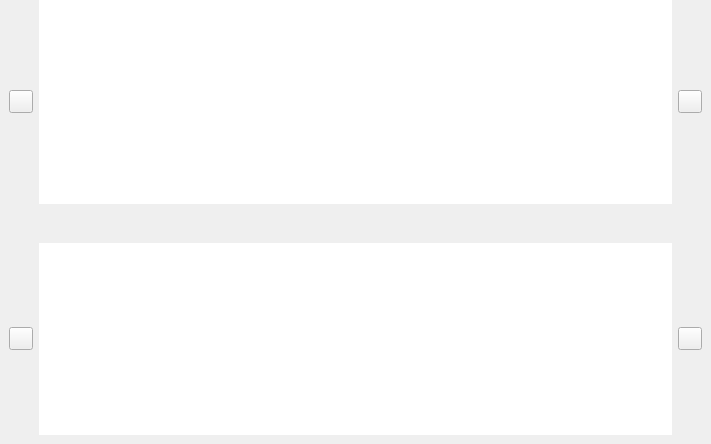
<?xml version="1.0" encoding="UTF-8"?>
<ui version="4.0">
 <class>m_OsdExtFilter</class>
 <widget class="QWidget" name="m_OsdExtFilter">
  <property name="geometry">
   <rect>
    <x>0</x>
    <y>0</y>
    <width>711</width>
    <height>444</height>
   </rect>
  </property>
  <layout class="QVBoxLayout" name="verticalLayout">
   <property name="spacing">
    <number>30</number>
   </property>
   <property name="leftMargin">
    <number>0</number>
   </property>
   <property name="topMargin">
    <number>0</number>
   </property>
   <property name="rightMargin">
    <number>0</number>
   </property>
   <property name="bottomMargin">
    <number>0</number>
   </property>
   <item>
    <widget class="COsdMediaModeContext" name="m_MediaMode" native="true">
     <property name="sizePolicy">
      <sizepolicy hsizetype="Expanding" vsizetype="Preferred">
       <horstretch>0</horstretch>
       <verstretch>0</verstretch>
      </sizepolicy>
     </property>
     <property name="palette">
      <palette>
       <active>
        <colorrole role="WindowText">
         <brush brushstyle="SolidPattern">
          <color alpha="255">
           <red>255</red>
           <green>153</green>
           <blue>51</blue>
          </color>
         </brush>
        </colorrole>
        <colorrole role="Text">
         <brush brushstyle="SolidPattern">
          <color alpha="255">
           <red>255</red>
           <green>153</green>
           <blue>51</blue>
          </color>
         </brush>
        </colorrole>
       </active>
       <inactive>
        <colorrole role="WindowText">
         <brush brushstyle="SolidPattern">
          <color alpha="255">
           <red>255</red>
           <green>153</green>
           <blue>51</blue>
          </color>
         </brush>
        </colorrole>
        <colorrole role="Text">
         <brush brushstyle="SolidPattern">
          <color alpha="255">
           <red>255</red>
           <green>153</green>
           <blue>51</blue>
          </color>
         </brush>
        </colorrole>
       </inactive>
       <disabled>
        <colorrole role="WindowText">
         <brush brushstyle="SolidPattern">
          <color alpha="255">
           <red>120</red>
           <green>120</green>
           <blue>120</blue>
          </color>
         </brush>
        </colorrole>
        <colorrole role="Text">
         <brush brushstyle="SolidPattern">
          <color alpha="255">
           <red>120</red>
           <green>120</green>
           <blue>120</blue>
          </color>
         </brush>
        </colorrole>
       </disabled>
      </palette>
     </property>
     <property name="skinBackground" stdset="0">
      <string notr="true">can_glass=&quot;0&quot; color1=&quot;0x50000000&quot; type=&quot;0&quot;</string>
     </property>
     <property name="buttonsImage" stdset="0">
      <stringlist notr="true">
       <string>img\tree\network-icon.png</string>
       <string>img\tree\network-local-icon.png</string>
       <string>img\tree\records-icon.png</string>
       <string>img\tree\network-icon.png</string>
      </stringlist>
     </property>
     <layout class="QHBoxLayout" name="horizontalLayout_2">
      <property name="topMargin">
       <number>0</number>
      </property>
      <property name="bottomMargin">
       <number>0</number>
      </property>
      <item>
       <widget class="CSkinButton" name="PANEL_UP_BUTTON_ID">
        <property name="sizePolicy">
         <sizepolicy hsizetype="Fixed" vsizetype="Fixed">
          <horstretch>0</horstretch>
          <verstretch>0</verstretch>
         </sizepolicy>
        </property>
        <property name="focusPolicy">
         <enum>Qt::NoFocus</enum>
        </property>
        <property name="text">
         <string notr="true"/>
        </property>
        <property name="autoRepeat">
         <bool>true</bool>
        </property>
        <property name="skinImage" stdset="0">
         <stringlist notr="true">
          <string>src=&quot;img\tree\panelleft.png&quot;</string>
         </stringlist>
        </property>
       </widget>
      </item>
      <item>
       <widget class="CSkinPanel" name="SkinPanel">
        <property name="sizePolicy">
         <sizepolicy hsizetype="Expanding" vsizetype="Expanding">
          <horstretch>0</horstretch>
          <verstretch>0</verstretch>
         </sizepolicy>
        </property>
        <property name="minimumSize">
         <size>
          <width>0</width>
          <height>0</height>
         </size>
        </property>
        <property name="maximumSize">
         <size>
          <width>16777215</width>
          <height>16777215</height>
         </size>
        </property>
        <property name="palette">
         <palette>
          <active>
           <colorrole role="WindowText">
            <brush brushstyle="SolidPattern">
             <color alpha="255">
              <red>255</red>
              <green>153</green>
              <blue>51</blue>
             </color>
            </brush>
           </colorrole>
          </active>
          <inactive>
           <colorrole role="WindowText">
            <brush brushstyle="SolidPattern">
             <color alpha="255">
              <red>255</red>
              <green>153</green>
              <blue>51</blue>
             </color>
            </brush>
           </colorrole>
          </inactive>
          <disabled>
           <colorrole role="WindowText">
            <brush brushstyle="SolidPattern">
             <color alpha="255">
              <red>120</red>
              <green>120</green>
              <blue>120</blue>
             </color>
            </brush>
           </colorrole>
          </disabled>
         </palette>
        </property>
        <property name="font">
         <font>
          <family>Tahoma</family>
          <pointsize>22</pointsize>
          <weight>75</weight>
          <bold>true</bold>
         </font>
        </property>
        <property name="cursor" stdset="0">
         <cursorShape>PointingHandCursor</cursorShape>
        </property>
        <property name="focusPolicy">
         <enum>Qt::NoFocus</enum>
        </property>
        <property name="frameShape">
         <enum>QFrame::NoFrame</enum>
        </property>
        <property name="frameShadow">
         <enum>QFrame::Plain</enum>
        </property>
        <property name="lineWidth">
         <number>0</number>
        </property>
        <property name="verticalScrollBarPolicy">
         <enum>Qt::ScrollBarAlwaysOff</enum>
        </property>
        <property name="horizontalScrollBarPolicy">
         <enum>Qt::ScrollBarAlwaysOff</enum>
        </property>
        <property name="editTriggers">
         <set>QAbstractItemView::NoEditTriggers</set>
        </property>
        <property name="showDropIndicator" stdset="0">
         <bool>false</bool>
        </property>
        <property name="dragEnabled">
         <bool>false</bool>
        </property>
        <property name="dragDropMode">
         <enum>QAbstractItemView::DropOnly</enum>
        </property>
        <property name="defaultDropAction">
         <enum>Qt::IgnoreAction</enum>
        </property>
        <property name="selectionMode">
         <enum>QAbstractItemView::NoSelection</enum>
        </property>
        <property name="verticalScrollMode">
         <enum>QAbstractItemView::ScrollPerPixel</enum>
        </property>
        <property name="horizontalScrollMode">
         <enum>QAbstractItemView::ScrollPerPixel</enum>
        </property>
        <property name="flow">
         <enum>QListView::LeftToRight</enum>
        </property>
        <property name="spacing">
         <number>1</number>
        </property>
        <property name="uniformItemSizes">
         <bool>true</bool>
        </property>
        <property name="skinItemSize" stdset="0">
         <size>
          <width>250</width>
          <height>60</height>
         </size>
        </property>
        <property name="skinBaseSize" stdset="0">
         <size>
          <width>0</width>
          <height>60</height>
         </size>
        </property>
        <property name="skinImage" stdset="0">
         <stringlist notr="true">
          <string>src=&quot;img\osd\mediamodeback.png&quot;</string>
          <string>src=&quot;img\osd\mediamodebackpress.png&quot;</string>
         </stringlist>
        </property>
        <property name="textRect" stdset="0">
         <rect>
          <x>20</x>
          <y>0</y>
          <width>250</width>
          <height>55</height>
         </rect>
        </property>
        <property name="textAlignment" stdset="0">
         <number>132</number>
        </property>
        <property name="glow" stdset="0">
         <string>glow=&quot;3.2&quot; color=&quot;0x901F1F40&quot;</string>
        </property>
        <property name="imgRect" stdset="0">
         <rect>
          <x>6</x>
          <y>4</y>
          <width>50</width>
          <height>50</height>
         </rect>
        </property>
       </widget>
      </item>
      <item>
       <widget class="CSkinButton" name="PANEL_DOWN_BUTTON_ID">
        <property name="sizePolicy">
         <sizepolicy hsizetype="Fixed" vsizetype="Fixed">
          <horstretch>0</horstretch>
          <verstretch>0</verstretch>
         </sizepolicy>
        </property>
        <property name="focusPolicy">
         <enum>Qt::NoFocus</enum>
        </property>
        <property name="text">
         <string notr="true"/>
        </property>
        <property name="autoRepeat">
         <bool>true</bool>
        </property>
        <property name="skinImage" stdset="0">
         <stringlist>
          <string>src=&quot;img\tree\panelright.png&quot;</string>
         </stringlist>
        </property>
       </widget>
      </item>
     </layout>
    </widget>
   </item>
   <item>
    <widget class="COsdExtFilterContext" name="m_ExtFilter" native="true">
     <property name="sizePolicy">
      <sizepolicy hsizetype="Preferred" vsizetype="Preferred">
       <horstretch>0</horstretch>
       <verstretch>0</verstretch>
      </sizepolicy>
     </property>
     <property name="acceptDrops">
      <bool>false</bool>
     </property>
     <property name="skinBackground" stdset="0">
      <string notr="true">can_glass=&quot;0&quot; color1=&quot;0x50000000&quot; type=&quot;0&quot;</string>
     </property>
     <property name="buttonsImage" stdset="0">
      <stringlist notr="true">
       <string>img\tree\selectall.png</string>
      </stringlist>
     </property>
     <layout class="QHBoxLayout" name="horizontalLayout">
      <item>
       <widget class="CSkinButton" name="PANEL_UP_BUTTON_ID">
        <property name="sizePolicy">
         <sizepolicy hsizetype="Fixed" vsizetype="Fixed">
          <horstretch>0</horstretch>
          <verstretch>0</verstretch>
         </sizepolicy>
        </property>
        <property name="focusPolicy">
         <enum>Qt::NoFocus</enum>
        </property>
        <property name="contextMenuPolicy">
         <enum>Qt::CustomContextMenu</enum>
        </property>
        <property name="text">
         <string notr="true"/>
        </property>
        <property name="autoRepeat">
         <bool>true</bool>
        </property>
        <property name="skinImage" stdset="0">
         <stringlist>
          <string>src=&quot;img\tree\panelleft.png&quot;</string>
         </stringlist>
        </property>
       </widget>
      </item>
      <item>
       <widget class="CSkinPanel" name="SkinPanel">
        <property name="sizePolicy">
         <sizepolicy hsizetype="Expanding" vsizetype="Expanding">
          <horstretch>0</horstretch>
          <verstretch>0</verstretch>
         </sizepolicy>
        </property>
        <property name="palette">
         <palette>
          <active>
           <colorrole role="WindowText">
            <brush brushstyle="SolidPattern">
             <color alpha="255">
              <red>248</red>
              <green>248</green>
              <blue>248</blue>
             </color>
            </brush>
           </colorrole>
           <colorrole role="Text">
            <brush brushstyle="SolidPattern">
             <color alpha="255">
              <red>247</red>
              <green>247</green>
              <blue>247</blue>
             </color>
            </brush>
           </colorrole>
          </active>
          <inactive>
           <colorrole role="WindowText">
            <brush brushstyle="SolidPattern">
             <color alpha="255">
              <red>248</red>
              <green>248</green>
              <blue>248</blue>
             </color>
            </brush>
           </colorrole>
           <colorrole role="Text">
            <brush brushstyle="SolidPattern">
             <color alpha="255">
              <red>247</red>
              <green>247</green>
              <blue>247</blue>
             </color>
            </brush>
           </colorrole>
          </inactive>
          <disabled>
           <colorrole role="WindowText">
            <brush brushstyle="SolidPattern">
             <color alpha="255">
              <red>120</red>
              <green>120</green>
              <blue>120</blue>
             </color>
            </brush>
           </colorrole>
           <colorrole role="Text">
            <brush brushstyle="SolidPattern">
             <color alpha="255">
              <red>120</red>
              <green>120</green>
              <blue>120</blue>
             </color>
            </brush>
           </colorrole>
          </disabled>
         </palette>
        </property>
        <property name="font">
         <font>
          <family>Tahoma</family>
          <pointsize>26</pointsize>
          <weight>75</weight>
          <bold>true</bold>
          <stylestrategy>PreferAntialias</stylestrategy>
         </font>
        </property>
        <property name="focusPolicy">
         <enum>Qt::NoFocus</enum>
        </property>
        <property name="acceptDrops">
         <bool>true</bool>
        </property>
        <property name="frameShape">
         <enum>QFrame::NoFrame</enum>
        </property>
        <property name="frameShadow">
         <enum>QFrame::Plain</enum>
        </property>
        <property name="lineWidth">
         <number>0</number>
        </property>
        <property name="verticalScrollBarPolicy">
         <enum>Qt::ScrollBarAlwaysOff</enum>
        </property>
        <property name="horizontalScrollBarPolicy">
         <enum>Qt::ScrollBarAlwaysOff</enum>
        </property>
        <property name="editTriggers">
         <set>QAbstractItemView::NoEditTriggers</set>
        </property>
        <property name="showDropIndicator" stdset="0">
         <bool>true</bool>
        </property>
        <property name="dragEnabled">
         <bool>true</bool>
        </property>
        <property name="dragDropMode">
         <enum>QAbstractItemView::DragDrop</enum>
        </property>
        <property name="defaultDropAction">
         <enum>Qt::IgnoreAction</enum>
        </property>
        <property name="selectionMode">
         <enum>QAbstractItemView::SingleSelection</enum>
        </property>
        <property name="textElideMode">
         <enum>Qt::ElideNone</enum>
        </property>
        <property name="verticalScrollMode">
         <enum>QAbstractItemView::ScrollPerPixel</enum>
        </property>
        <property name="horizontalScrollMode">
         <enum>QAbstractItemView::ScrollPerPixel</enum>
        </property>
        <property name="flow">
         <enum>QListView::LeftToRight</enum>
        </property>
        <property name="uniformItemSizes">
         <bool>true</bool>
        </property>
        <property name="selectionRectVisible">
         <bool>false</bool>
        </property>
        <property name="skinItemSize" stdset="0">
         <size>
          <width>189</width>
          <height>244</height>
         </size>
        </property>
        <property name="skinBaseSize" stdset="0">
         <size>
          <width>0</width>
          <height>244</height>
         </size>
        </property>
        <property name="skinImage" stdset="0">
         <stringlist notr="true">
          <string>src=&quot;img\tree\treeleftside2.png&quot;</string>
          <string>src=&quot;img\tree\treeleftsidepress2.png&quot;</string>
         </stringlist>
        </property>
        <property name="textRect" stdset="0">
         <rect>
          <x>0</x>
          <y>200</y>
          <width>188</width>
          <height>36</height>
         </rect>
        </property>
        <property name="textAlignment" stdset="0">
         <number>132</number>
        </property>
        <property name="glow" stdset="0">
         <string>glow=&quot;3.2&quot; color=&quot;0x901F1F40&quot;</string>
        </property>
        <property name="extTextRect" stdset="0">
         <rect>
          <x>0</x>
          <y>150</y>
          <width>168</width>
          <height>28</height>
         </rect>
        </property>
        <property name="extTextColor" stdset="0">
         <color alpha="176">
          <red>240</red>
          <green>240</green>
          <blue>240</blue>
         </color>
        </property>
        <property name="glowExtText" stdset="0">
         <string>glow=&quot;4&quot; color=&quot;0xC0101010&quot; samples=&quot;3&quot; indent=&quot;0&quot;</string>
        </property>
        <property name="extTextAlignment" stdset="0">
         <number>2</number>
        </property>
        <property name="extTextFont" stdset="0">
         <font>
          <family>Tahoma</family>
          <pointsize>20</pointsize>
          <weight>50</weight>
          <bold>false</bold>
          <stylestrategy>PreferAntialias</stylestrategy>
         </font>
        </property>
        <property name="imgRect" stdset="0">
         <rect>
          <x>32</x>
          <y>32</y>
          <width>120</width>
          <height>120</height>
         </rect>
        </property>
		<property name="imageOverlay" stdset="0">
			<string notr="true">img/tree/treeleftsideOverlay.png</string>
		</property>
       </widget>
      </item>
      <item>
       <widget class="CSkinButton" name="PANEL_DOWN_BUTTON_ID">
        <property name="sizePolicy">
         <sizepolicy hsizetype="Fixed" vsizetype="Fixed">
          <horstretch>0</horstretch>
          <verstretch>0</verstretch>
         </sizepolicy>
        </property>
        <property name="focusPolicy">
         <enum>Qt::NoFocus</enum>
        </property>
        <property name="text">
         <string notr="true"/>
        </property>
        <property name="autoRepeat">
         <bool>true</bool>
        </property>
        <property name="skinImage" stdset="0">
         <stringlist>
          <string>src=&quot;img\tree\panelright.png&quot;</string>
         </stringlist>
        </property>
       </widget>
      </item>
     </layout>
    </widget>
   </item>
  </layout>
 </widget>
 <customwidgets>
  <customwidget>
   <class>CSkinButton</class>
   <extends>QToolButton</extends>
   <header>skinbutton.h</header>
  </customwidget>
  <customwidget>
   <class>CSkinPanel</class>
   <extends>QListView</extends>
   <header>SkinPanel.h</header>
  </customwidget>
  <customwidget>
   <class>COsdExtFilterContext</class>
   <extends>QWidget</extends>
   <header>OsdExtFilterContext.h</header>
   <container>1</container>
  </customwidget>
  <customwidget>
   <class>COsdMediaModeContext</class>
   <extends>QWidget</extends>
   <header>OsdMediaModeContext.h</header>
   <container>1</container>
  </customwidget>
 </customwidgets>
 <resources/>
 <connections/>
</ui>
